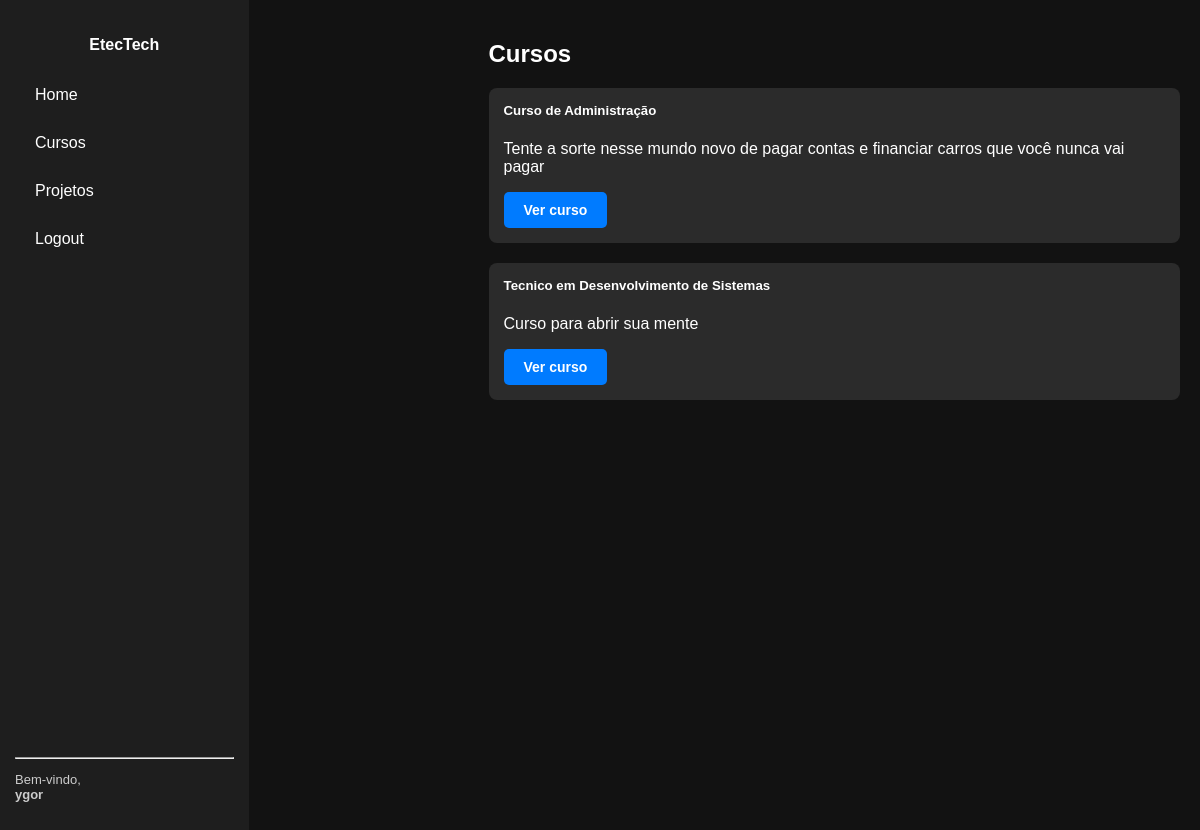
The app's page / (signed in) with its own data.
### cursos/models.py (models this page shows, shortened)
class Curso(models.Model):
    titulo = models.CharField(max_length=200)
    descricao = models.TextField()
    data_criacao = models.DateField(auto_now_add=True)
    categoria = models.ForeignKey(Categoria, on_delete=models.SET_NULL, null=True, related_name='cursos')
    instrutores = models.ManyToManyField(Instrutor, related_name='cursos')
    publico_alvo = models.TextField(blank=True)
    requisitos = models.TextField(blank=True)

### cursos/views.py (the view)
# urls.py: path('',IndexView.as_view(), name='index'),
class IndexView(ListView):
    model = Curso
    template_name = 'index.html'
    context_object_name = 'cursos'
    def get_queryset(self):
        queryset = super().get_queryset() .order_by('titulo')
        titulo = self.request.GET.get('titulo')
        if titulo:
            queryset = queryset.filter(titulo__icontains=titulo)
        return queryset

### cursos/templates/index.html (shortened to what this page needs)
{% extends 'base.html' %}
{% block content %}
<h2>Cursos</h2>
<div class="card-container">
    {% for curso in cursos %}
    <div class="card">
        <h5>{{ curso.titulo }}</h5>
        <p>{{ curso.descricao }}</p>
        <a href="{% url 'curso_detail' curso.pk %}" class="btn-azul" >Ver curso</a>
    </div>
    {% endfor %}
</div>
{% endblock %}

### config/templates/base.html (shortened to what this page needs)
<!DOCTYPE html>
<html lang="pt-br">
<head>
    {% load static %}
    <link rel="stylesheet" href="{% static '/css/style.css' %}">
</head>
<body>
  <div class="container">
    <div class="sidebar">
      <div class="menu-items">
        <h4>EtecTech</h4>
        <a href="{% url 'index' %}">Home</a>
        <a href="#">Cursos</a>
        {% if user.is_authenticated %}
          <a href="#">Projetos</a>
          <a href="{% url 'logout' %}">Logout</a>
        {% else %}
          <a href="{% url 'login' %}">Login</a>
        {% endif %}
      </div>
      {% if user.is_authenticated %}
        <div class="user-info">
          <hr>
          <p>Bem-vindo,<br><strong>{{ user.username }}</strong></p>
        </div>
      {% endif %}
    </div>
    <div class="content">
      {% block content %}{% endblock %}
    </div>
  </div>
</body>
</html>

### cursos/static/css/style.css (style rules this page uses)
body { margin: 0; padding: 0; font-family: Arial, sans-serif; background-color: #121212; color: #fff; }
.container { display: flex; }
.sidebar { width: 220px; height: 100vh; background-color: #1e1e1e; padding: 15px; display: flex; flex-direction: column; justify-content: space-between; }
.content { flex-grow: 1; padding: 20px; color: white; }
.menu-items a { display: block; margin-bottom: 10px; color: white; text-decoration: none; }
.user-info { color: #ccc; font-size: 13px; }
.sidebar h4 { text-align: center; color: #fff; }
.sidebar a { display: block; color: #fff; padding: 10px 20px; text-decoration: none; }
.content { margin-left: 220px; padding: 20px; }
.card { background-color: #2b2b2b; border-radius: 8px; padding: 15px; margin-bottom: 20px; }
.card h5 { margin-top: 0; }
.btn-azul { background-color: #007bff; color: white; padding: 10px 20px; border: none; border-radius: 5px; text-decoration: none; display: inline-block; font-size: 14px; font-weight: bold; transition: background-color 0.3s ease; }

### records on screen
Curso: titulo "Curso de Administração", descricao "Tente a sorte nesse mundo novo de pagar contas e financiar carros que você nunca vai pagar"
Curso: titulo "Tecnico em Desenvolvimento de Sistemas", descricao "Curso para abrir sua mente"

### other values on screen
{{ user.username }} "ygor"
